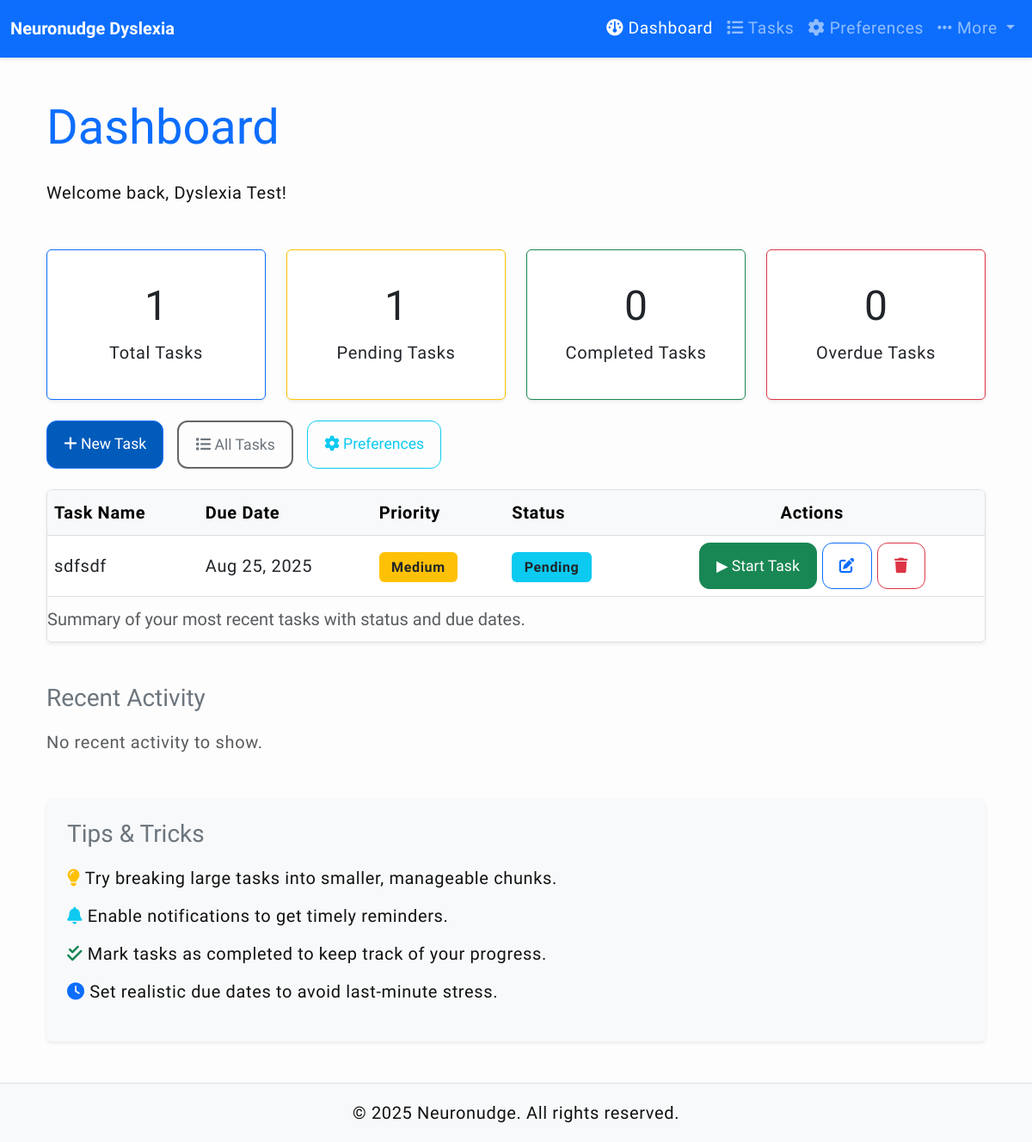
The app's page /dashboard (signed in) with its own data.
### Neuronudge/models.py (models this page shows, shortened)
class User(UserMixin, db.Model):
    id = db.Column(db.Integer, primary_key=True)
    name = db.Column(db.String(150), nullable=True)                # full name
    username = db.Column(db.String(150), unique=True, nullable=False)
    email = db.Column(db.String(150), unique=True, nullable=False)
    password_hash = db.Column(db.String(256), nullable=False)
    profile_type = db.Column(db.String(50), nullable=False, default='General')
    created_at = db.Column(db.DateTime, default=datetime.utcnow)
    tasks = db.relationship('Task', backref='user', lazy=True)
    logs = db.relationship('ActivityLog', backref='user', lazy=True)
    preferences = db.relationship('OnboardingPreferences', back_populates='user', uselist=False)
    avatar_url = db.Column(db.String(300), default=None)
    registered_on = db.Column(db.DateTime, default=datetime.utcnow)

class Task(db.Model):
    id = db.Column(db.Integer, primary_key=True)
    title = db.Column(db.String(255), nullable=False)
    description = db.Column(db.Text, nullable=False)
    due_date = db.Column(db.DateTime)
    completed = db.Column(db.Boolean, default=False)
    priority = db.Column(db.Integer, default=3)         # 1 = high, 2 = med, 3 = low
    reminder_set = db.Column(db.Boolean, default=False)
    created_at = db.Column(db.DateTime, default=datetime.utcnow)
    updated_at = db.Column(db.DateTime, default=datetime.utcnow, onupdate=datetime.utcnow)
    user_id = db.Column(db.Integer, db.ForeignKey('user.id'), nullable=False)

### Neuronudge/views.py (the view)
@views.route('/dashboard')
@login_required
def dashboard():
    page = request.args.get('page', 1, type=int)
    per_page = 10
    filter_status = request.args.get('status', 'all')
    filter_priority = request.args.get('priority', 'all')
    search_term = request.args.get('search', '').strip()
    base_query = Task.query.filter_by(user_id=current_user.id)
    if filter_status == 'completed':
        base_query = base_query.filter_by(completed=True)
    elif filter_status == 'pending':
        base_query = base_query.filter_by(completed=False)
    if filter_priority in ['1', '2', '3']:
        base_query = base_query.filter_by(priority=int(filter_priority))
    if search_term:
        base_query = base_query.filter(Task.title.ilike(f'%{search_term}%'))
    tasks = base_query.all()
    paginated_tasks = base_query.order_by(
        Task.priority.asc(),
        Task.due_date.asc().nulls_last()
    ).paginate(page=page, per_page=per_page)
    total_tasks = Task.query.filter_by(user_id=current_user.id).count()
    pending_tasks = Task.query.filter_by(user_id=current_user.id, completed=False).count()
    completed_tasks = Task.query.filter_by(user_id=current_user.id, completed=True).count()
    overdue_tasks = Task.query.filter(
        Task.user_id == current_user.id,
        Task.completed == False,
        Task.due_date != None,
        Task.due_date < datetime.utcnow()
    ).count()
    task_counts = {
        'total': total_tasks,
        'pending': pending_tasks,
        'completed': completed_tasks,
        'overdue': overdue_tasks
    }
    recent_tasks = Task.query.filter_by(user_id=current_user.id).order_by(
        Task.priority.asc(),
        Task.due_date.asc().nulls_last()
    ).limit(10).all()
    onboarding = OnboardingPreferences.query.filter_by(user_id=current_user.id).first()
    profile_type = getattr(current_user, "profile_type", "general").lower()
    if profile_type == "dyslexia":
        dashboard_template = "dashboard_dyslexia.html"
    elif profile_type == "adhd":
        dashboard_template = "dashboard_adhd.html"
    else:
        dashboard_template = "dashboard.html"
    return render_template(
        dashboard_template,
        tasks=tasks,   # 👈 still available in all templates
        recent_tasks=recent_tasks,
        onboarding=onboarding,
        filter_status=filter_status,
        filter_priority=filter_priority,
        search_term=search_term,
        task_counts=task_counts,
        pytz=pytz,
        paginated_tasks=paginated_tasks
    )

### Neuronudge/templates/dashboard_dyslexia.html (shortened to what this page needs)
{% extends "layout_dyslexia.html" %}
{% block content %}
<section aria-labelledby="dashboardHeading" class="my-5 dyslexia-mode">
    <div class="container">
        <h1 id="dashboardHeading" class="mb-4 display-4 text-primary">Dashboard</h1>
        <p class="lead">Welcome back, {{ current_user.name or current_user.email }}!</p>
        <div class="row g-4 my-4">
            <div class="col-md-3 col-sm-6" role="region" aria-label="Tasks summary">
                <div class="card shadow-sm border-primary h-100">
                    <div class="card-body text-center">
                        <h2 class="card-title display-5">{{ task_counts.total }}</h2>
                        <p class="card-text fs-5">Total Tasks</p>
                    </div>
                </div>
            </div>
            <div class="col-md-3 col-sm-6" role="region" aria-label="Pending tasks summary">
                <div class="card shadow-sm border-warning h-100">
                    <div class="card-body text-center">
                        <h2 class="card-title display-5">{{ task_counts.pending }}</h2>
                        <p class="card-text fs-5">Pending Tasks</p>
                    </div>
                </div>
            </div>
            <div class="col-md-3 col-sm-6" role="region" aria-label="Completed tasks summary">
                <div class="card shadow-sm border-success h-100">
                    <div class="card-body text-center">
                        <h2 class="card-title display-5">{{ task_counts.completed }}</h2>
                        <p class="card-text fs-5">Completed Tasks</p>
                    </div>
                </div>
            </div>
            <div class="col-md-3 col-sm-6" role="region" aria-label="Overdue tasks summary">
                <div class="card shadow-sm border-danger h-100">
                    <div class="card-body text-center">
                        <h2 class="card-title display-5">{{ task_counts.overdue }}</h2>
                        <p class="card-text fs-5">Overdue Tasks</p>
                    </div>
                </div>
            </div>
        </div>
        <div class="d-flex flex-wrap gap-3 my-4" role="region" aria-label="Quick actions">
            <a href="{{ url_for('views.create_task') }}" class="btn btn-lg btn-primary" aria-label="Create new task">
                <i class="fa-solid fa-plus"></i> New Task
            </a>
            <a href="{{ url_for('views.task_list') }}" class="btn btn-lg btn-outline-secondary" aria-label="View all tasks">
                <i class="fa-solid fa-list"></i> All Tasks
            </a>
            <a href="{{ url_for('views.onboarding') }}" class="btn btn-lg btn-outline-info" aria-label="Update preferences">
                <i class="fa-solid fa-gear"></i> Preferences
            </a>
        </div>
        <div class="table-responsive shadow-sm rounded border mb-5">
            <table class="table table-hover align-middle mb-0" aria-describedby="taskOverviewDesc">
                <caption id="taskOverviewDesc">Summary of your most recent tasks with status and due dates.</caption>
                <thead class="table-light">
                    <tr>
                        <th scope="col">Task Name</th>
                        <th scope="col">Due Date</th>
                        <th scope="col">Priority</th>
                        <th scope="col">Status</th>
                        <th scope="col" class="text-center">Actions</th>
                    </tr>
                </thead>
                <tbody>
                    {% if recent_tasks %}
                        {% for task in recent_tasks %}
                        {% set task_local_due = task.due_date.replace(tzinfo=pytz.UTC).astimezone(pytz.timezone('US/Pacific')) if task.due_date else None %}
                        <tr>
                            <td>{{ task.title }}</td>
                            <td>{{ task_local_due.strftime('%b %d, %Y') if task_local_due else 'No due date' }}</td>
                            <td>
                                {% if task.priority == 1 %}<span class="badge bg-danger">High</span>
                                {% elif task.priority == 2 %}<span class="badge bg-warning text-dark">Medium</span>
                                {% elif task.priority == 3 %}<span class="badge bg-secondary">Low</span>
                                {% else %}<span class="badge bg-secondary">Unknown</span>{% endif %}
                            </td>
                            <td>
                                {% if task.completed %}<span class="badge bg-success">Completed</span>
                                {% else %}<span class="badge bg-info text-dark">Pending</span>{% endif %}
                            </td>
                            <td class="text-center">
                                {% if not task.completed %}
                                <button type="button" class="btn btn-sm btn-success start-task-btn" data-task-id="{{ task.id }}" data-task-title="{{ task.title }}">
                                    ▶ Start Task
                                </button>
                                {% endif %}
                                <a href="{{ url_for('views.edit_task', id=task.id) }}" class="btn btn-sm btn-outline-primary">
                                    <i class="fa-solid fa-pen-to-square"></i>
                                </a>
                                <button type="button" class="btn btn-sm btn-outline-danger btn-delete-task" data-task-id="{{ task.id }}">
                                    <i class="fa-solid fa-trash"></i>
                                </button>
                            </td>
                        </tr>
                        {% endfor %}
                    {% else %}
                    <tr>
                        <td colspan="5" class="text-center text-muted">No recent tasks found. Start by creating a new task!</td>
                    </tr>
                    {% endif %}
                </tbody>
            </table>
        </div>
        <section aria-labelledby="activityFeedHeading" class="mb-5">
            <h2 id="activityFeedHeading" class="h3 mb-3 text-secondary">Recent Activity</h2>
            {% if recent_activity %}
            <ul class="list-group list-group-flush">
                {% for activity in recent_activity %}
                <li class="list-group-item d-flex justify-content-between align-items-center">
                    <div><i class="fa-solid fa-history text-muted"></i> {{ activity.description }}</div>
                    <small class="text-muted">{{ activity.timestamp.strftime('%b %d, %Y %H:%M') }}</small>
                </li>
                {% endfor %}
            </ul>
            {% else %}
            <p class="text-muted">No recent activity to show.</p>
            {% endif %}
        </section>
        <section aria-labelledby="tipsHeading" class="bg-light p-4 rounded shadow-sm">
            <h2 id="tipsHeading" class="h3 mb-3 text-secondary">Tips & Tricks</h2>
            <ul class="list-unstyled">
                <li class="mb-2"><i class="fa-solid fa-lightbulb text-warning"></i> Try breaking large tasks into smaller, manageable chunks.</li>
                <li class="mb-2"><i class="fa-solid fa-bell text-info"></i> Enable notifications to get timely reminders.</li>
                <li class="mb-2"><i class="fa-solid fa-check-double text-success"></i> Mark tasks as completed to keep track of your progress.</li>
                <li class="mb-2"><i class="fa-solid fa-clock text-primary"></i> Set realistic due dates to avoid last-minute stress.</li>
            </ul>
        </section>
    </div>
</section>
{% endblock %}

### Neuronudge/static/style.css (style rules this page uses)
body { background-color: #eef; }

### Neuronudge/templates/layout_dyslexia.html (style rules this page uses)
body { font-family: 'Lexend', 'OpenDyslexic', Arial, sans-serif !important; font-size: 1.25rem; line-height: 1.8; background-color: #fdfdfd; color: #111; }
.card { font-size: 1.2rem; padding: 1.25rem; }
.badge { font-size: 1rem; padding: 0.6rem 0.9rem; }
p, li, td, th { letter-spacing: 0.04rem; }
.btn { font-size: 1.1rem; padding: 0.8rem 1.2rem; border-radius: 0.75rem; }
.btn-primary { background-color: #005bbb; }
.btn-outline-secondary { border: 2px solid #666; }

### records on screen
User: name "Dyslexia Test"
Task: title "sdfsdf", task_local_due "Aug 25, 2025", priority "Medium", completed "Pending"

### other values on screen
{{ task_counts.total }} "1"
{{ task_counts.pending }} "1"
{{ task_counts.completed }} "0"
{{ task_counts.overdue }} "0"
{{ current_year or 2025 }} "2025"
